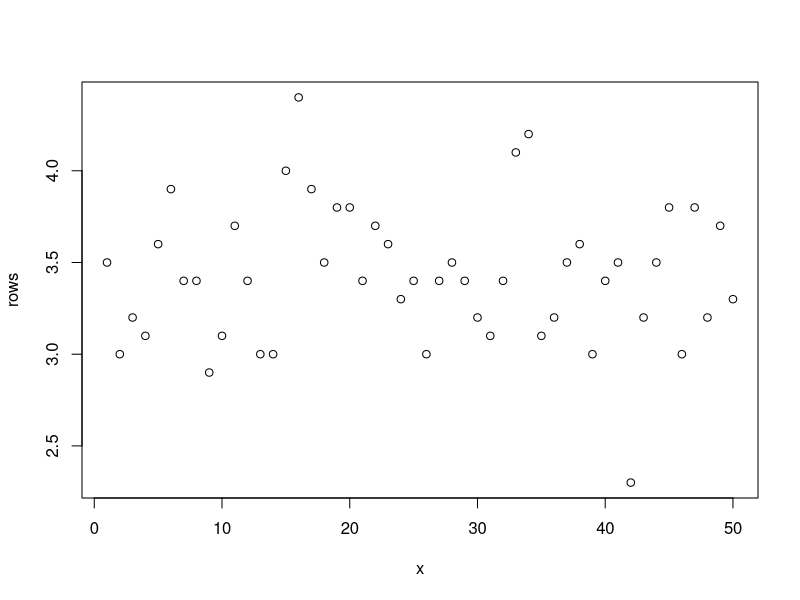
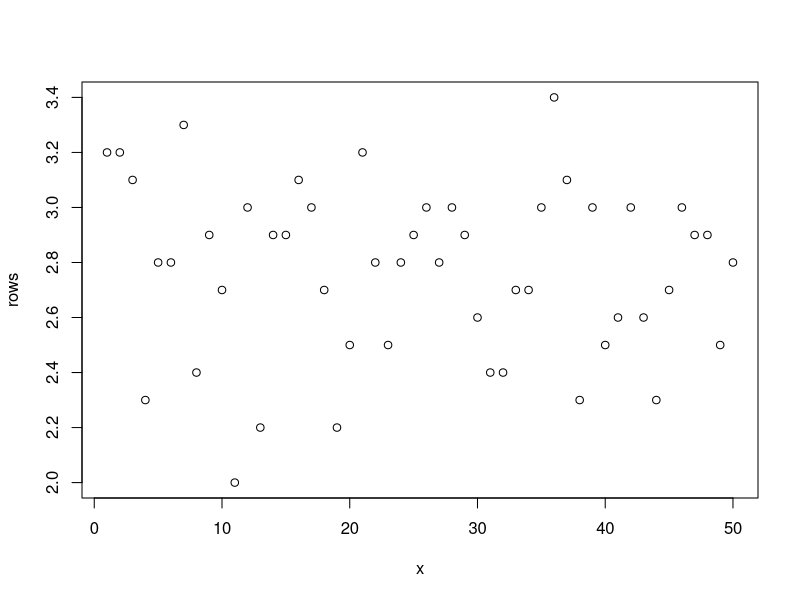
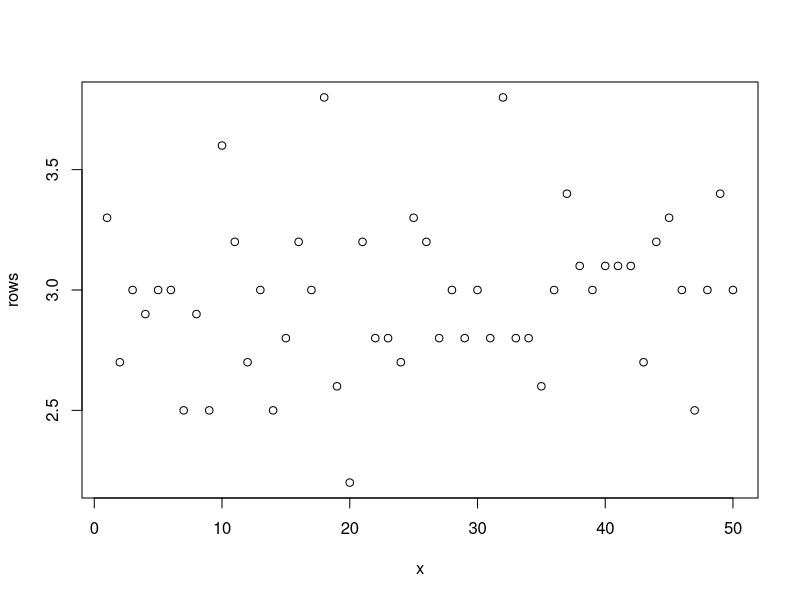
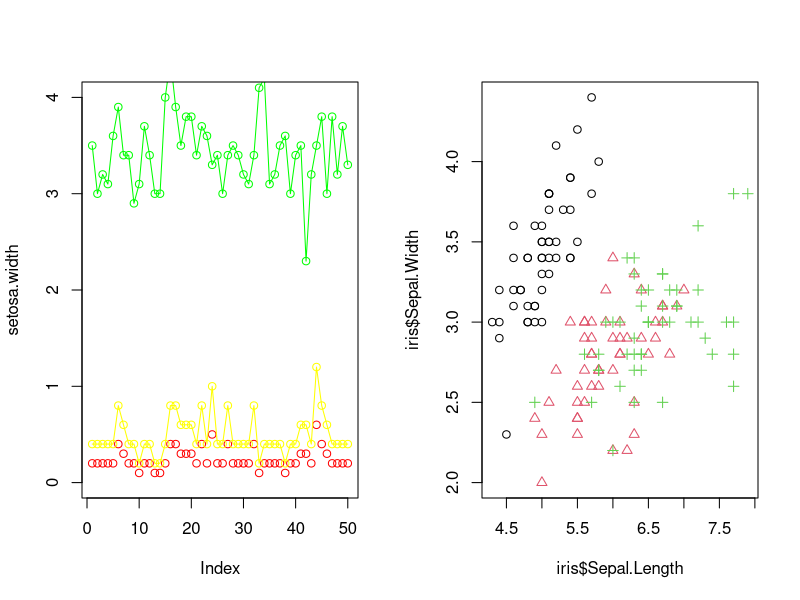

Write the R code that produced these figures, in order.

myplot = plot.new()
for (specie in levels(factor(iris$Species))) {

  rows = iris[c(iris$Species == specie),"Sepal.Width"]
  x = 1:length(rows)
  
  myplot = myplot + plot(x = x, y = rows)
  
  
  print(lengths)
}

str(iris)

levels(factor(iris$Species))
setosa.width = iris[c(iris$Species == "setosa"),"Sepal.Width"]
petal.width = iris[c(iris$Species == "setosa"),"Petal.Width"]


par(mfrow=c(1,2)) # allows for the displaying of two plots side by side
plot(setosa.width, type="o", col="green", ylim=c(0,4))
lines(petal.width, type="p", col="red", ylim=c(0,1))  # lines() or points() will add to the existing graph
points(petal.width*2, type="o", col="yellow", ylim=c(0,1))  # lines() or points() will add to the existing graph

?plot
  

iris$Species


plot(iris$Sepal.Length, iris$Sepal.Width, col=iris$Species, pch=as.numeric(iris$Species))



